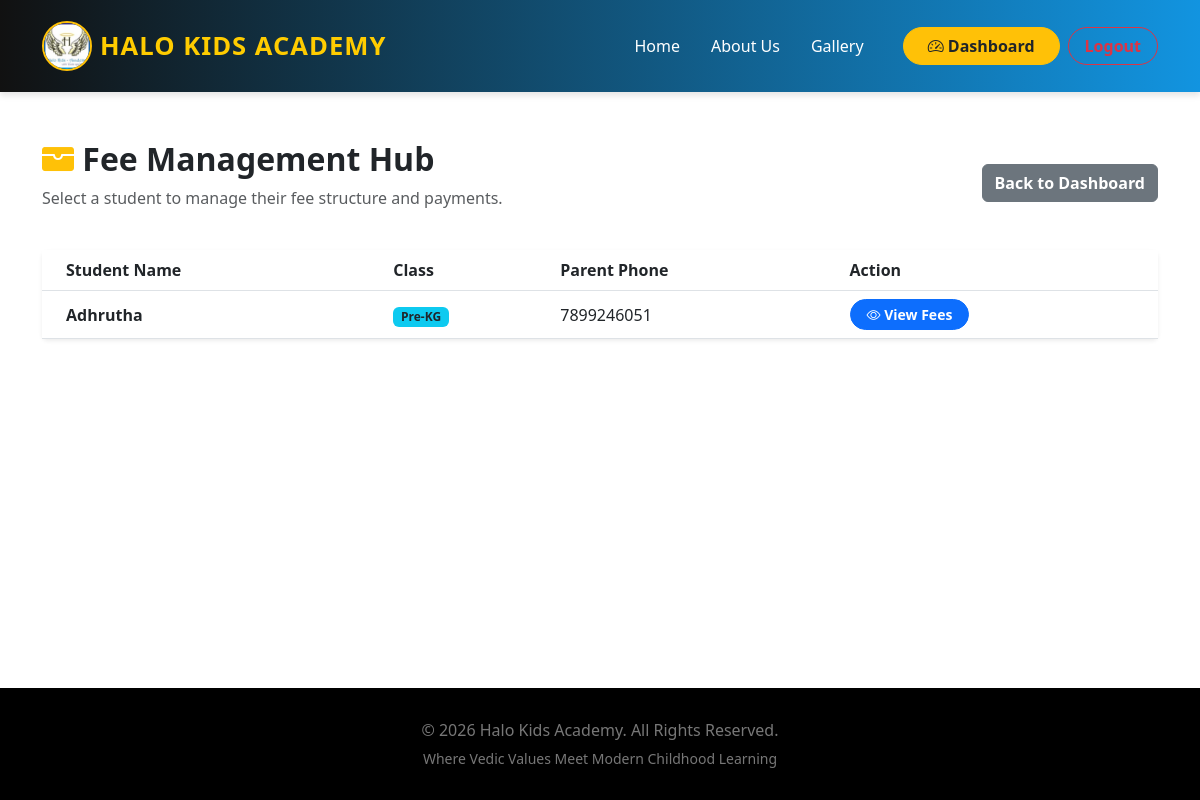
Screenshot of /fees/ (signed in) with the database file from the repository.
### school/models.py (models this page shows, shortened)
class Student(models.Model):
    application_number = models.CharField(max_length=20, unique=True)
    student_name = models.CharField(max_length=100)
    gender = models.CharField(max_length=10, choices=[('Male', 'Male'), ('Female', 'Female')])
    dob = models.DateField()
    aadhar_number = models.CharField(max_length=20, null=True, blank=True)
    class_admitted = models.CharField(max_length=50)
    academic_year = models.CharField(max_length=20)
    father_name = models.CharField(max_length=100)
    father_phone = models.CharField(max_length=15)
    mother_name = models.CharField(max_length=100)
    mother_phone = models.CharField(max_length=15)
    address = models.TextField()
    username = models.CharField(max_length=100, null=True, blank=True) # Usually Mother's Phone
    password = models.CharField(max_length=100, null=True, blank=True) # Usually DOB (DDMMYYYY)

### school/views.py (the view)
# urls.py: path('fees/', views.fee_dashboard_hub, name='fee_dashboard_hub'),
@login_required
def fee_dashboard_hub(request):
    students = Student.objects.all().order_by('class_admitted', 'student_name')
    return render(request, 'fees/fee_hub.html', {'students': students})

### templates/fees/fee_hub.html
{% extends 'base.html' %}
{% block content %}
<div class="container py-5">
    <div class="d-flex justify-content-between align-items-center mb-4">
        <div>
            <h2 class="fw-bold text-dark"><i class="bi bi-wallet-fill text-warning"></i> Fee Management Hub</h2>
            <p class="text-muted">Select a student to manage their fee structure and payments.</p>
        </div>
        <a href="{% url 'super_dashboard' %}" class="btn btn-secondary fw-bold">Back to Dashboard</a>
    </div>
    <div class="card shadow-sm border-0">
        <div class="card-body p-0">
            <div class="table-responsive">
                <table class="table table-hover align-middle mb-0">
                    <thead class="bg-light text-secondary">
                        <tr>
                            <th class="ps-4">Student Name</th>
                            <th>Class</th>
                            <th>Parent Phone</th>
                            <th>Action</th>
                        </tr>
                    </thead>
                    <tbody>
                        {% for student in students %}
                        <tr>
                            <td class="ps-4 fw-bold">{{ student.student_name }}</td>
                            <td><span class="badge bg-info text-dark">{{ student.class_admitted }}</span></td>
                            <td>{{ student.mother_phone }}</td>
                            <td>
                                <a href="{% url 'student_fee_details' student.id %}" class="btn btn-primary btn-sm fw-bold px-3 rounded-pill">
                                    <i class="bi bi-eye"></i> View Fees
                                </a>
                            </td>
                        </tr>
                        {% endfor %}
                    </tbody>
                </table>
            </div>
        </div>
    </div>
</div>
{% endblock %}

### templates/base.html (style rules this page uses)
html, body { overflow-x: hidden; width: 100%; }

### rows the page displays
Student: student_name "Adhrutha", class_admitted "Pre-KG", mother_phone "7899246051"
